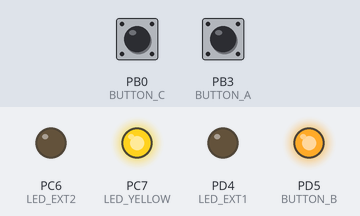
The program below on a simulated ATmega32U4, built with avr-gcc and emulated at 16 MHz. On the bench: output pins drawn as LEDs (lit = HIGH). Dashed ring = blinking. Inputs (shaded band) come from the test bench; at power-on: PB0 (BUTTON_C) HIGH, PB3 (BUTTON_A) HIGH.

Above: at 1.25 s.
1.3 s: PB0 (BUTTON_C) pulled LOW for 1 s
At 2.1 s:
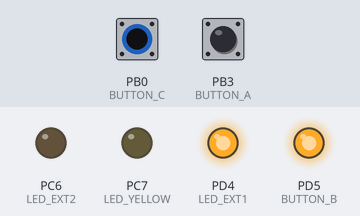
At 2.6 s:
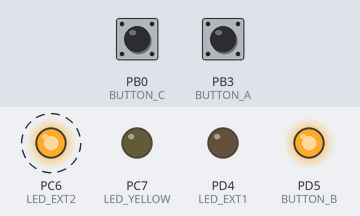
Timing chart, 0 to 10.8 s (numbered marks = the images above; inputs shaded):
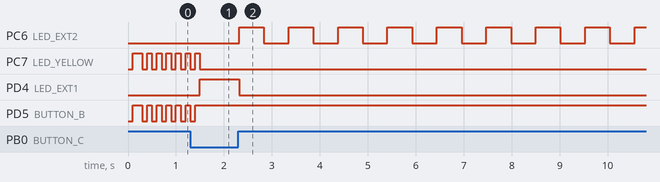

Measured:
- after the input at 1.3 s, PC6 (LED_EXT2): alternates HIGH for 0.52 s and LOW for 0.52 s, starting after 1.0 s

The program:

main.c
```c
/*-----------------------------------------------------------
This program makes on-board and external LEDs blink at a
given rate depending on selections using buttons. LED used
can be changed using on-board button C.

ISR -> Timers, ISR -> PCINTx

Created:   01-Feb-2015
Hardware:  ATMEGA32U4 on A-Star 32U4 Robot
           Controller LV with Raspberry Pi Bridge

           Note: LFUSE = 0xFF, HFUSE = 0xD0
           XTAL = 16MHz (CKDIV8 = 1 => SYSCLK = 16MHz)
-----------------------------------------------------------*/

#include "main.h"

/* Globals */
unsigned int tcounter = 0, button_a = 0, button_c = 0;
unsigned char button_a_stat = LOW, button_c_stat = HIGH;


/* Main */
int main()
{
   /* Init ports and pins */
   init_all();

   /* Setup interrupts */
   setup_interrupts();

   /* Enable interrupts */
   sei();

   /* Main loop */
   while(1)
   {
      /* 0.5Hz */
      handle_blinking(1);
      _delay_ms(1000);
   }

   return 0;
}

/* Change what to blink based on Button C */
void handle_blinking(int where)
{
   switch(button_c + where)
   {
      case 0:
      {
         PORTC ^= (1 << LED_EXT2);
         break;
      }
      case 1:
      {
         PORTD ^= (1 << LED_EXT1);
         break;
      }
      case 2:
      {
         PORTC ^= (1 << LED_YELLOW);
         break;
      }
      case 3:
      {
         PORTD ^= (1 << LED_GREEN);
         break;
      }
      case 4:
      {
         PORTC ^= (1 << LED_EXT2);
         break;
      }
      default:
      {
         /* Nothing */
      }
   }
}

/* Turn OFF all LEDs */
void clear_all_leds()
{
   /* Turn OFF all LEDs */
   PORTC &= ~((1 << LED_YELLOW) | (1 << LED_EXT2));
   PORTD |= (1 << LED_GREEN);
   PORTD &= ~(1 << LED_EXT1);
}

/*-----------------------------------------------------------
                    INITIALIZATION
-----------------------------------------------------------*/
void init_all()
{
   /* Start up allowance */
   _delay_ms(100);

   /* Configure LED pins to output */
   DDRC |= ((1 << LED_YELLOW)| (1 << LED_EXT2));
   DDRD |= ((1 << LED_GREEN) | (1 << LED_EXT1));

   /* Configure Button pins to input */
   DDRB &= ~((1 << BUTTON_A) | (1 << BUTTON_C));

   /* Enable pull-ups on input pins */
   PORTB |= ((1 << BUTTON_A) | (1 << BUTTON_C));

   /* Show a startup pattern */
   startup_pattern_show();
}

void startup_pattern_show()
{
   int i;

   /* Turn ON all LEDs */
   PORTC |= (1 << LED_YELLOW);
   PORTD |= (1 << LED_GREEN);

   _delay_ms(200);

   /* Flash LEDs 5 times */
   for(i = 0; i <= 11; i++)
   {
      PORTC ^= (1 << LED_YELLOW);
      PORTD ^= (1 << LED_GREEN);

      _delay_ms(100);
   }

   /* Turn OFF all LEDs */
   PORTC &= ~(1 << LED_YELLOW);
   PORTD |= (1 << LED_GREEN);
}


/*-----------------------------------------------------------
                PERIPHERAL CONFIGURATION
-----------------------------------------------------------*/

/* Configure interrupts */
void setup_interrupts()
{
   int result = 1;
   /* Setup PCINTx interrupts for buttons */
   result = setup_pcintx(PCINT3);

   if(result)
   {
      result = setup_pcintx(PCINT0);
   }

   /* Timer 1 - 250ms interrupt generator */
   if(result)
   {
      //setup_autoreload_timer1(250);
   }

   if(!result)
   {
      throw_error(ERR_CONFIG);
   }
}


/* Timer 1 setup */
int setup_autoreload_timer1(unsigned long int delay)
{
   /* Compute the load count */
   int result = 1;

   if(result != 0)
   {
      /* Set timer count start */
      TCNT1 = 0;

      /* Auto-reload (CTC) mode for Timer 1 */
      TCCR1B |= (1 << WGM12);
      TCCR1B &= ~(1 << WGM13);
      TCCR1A &= ~((1 << WGM11) | (1 << WGM10));

      /* Load compare TOP count */
      OCR1A = 62500; /* 250ms */

      /* Interrupts for Timer 1 */
      TIMSK1 |= (1 << OCIE1A);

      /* Select clock source = prescaler 64 - TIMER START */
      TCCR1B |= ((1 << CS10) | (1 << CS11));
   }

   return result;
}


/* Setup the PCINTx interrupts */
int setup_pcintx(unsigned char pcintx)
{
   int result = 1;

   /* Enable PCINT globally */
   PCICR |= (1 << PCIE0);

   /* Unmask the requested PCINTx */
   if(pcintx <= PCINT7)
   {
      PCMSK0 |= (1 << pcintx);
   }
   else
   {
      /* Unknown PCINTx requested */
      result = 0;
   }

   return result;
}


/*-----------------------------------------------------------
                 ERROR/EXCEPTION HANDLERS
-----------------------------------------------------------*/

void throw_error(error_code_t ec)
{
   /* Red LED */
   cli();
   DDRB |= (1 << LED_RED);

   /* Show error and hang */
   switch(ec)
   {
      case ERR_CONFIG:
      {
         PORTC |= (1 << LED_YELLOW);
         break;
      }
      case ERR_PERIPH:
      {
         PORTD |= (1 << LED_GREEN);
         break;
      }
      default:
      {
         PORTC |= (1 << LED_YELLOW);
      }
   }

   /* Turn red LED ON and hang */
   PORTB |= (1 << LED_RED);
   while(1);
}


/*-----------------------------------------------------------
             INTERRUPT SERVICE ROUTINES
-----------------------------------------------------------*/

/* ISR - Pin Change Interrupt */
/* All PCINTx detections are vectored here */
ISR(PCINT0_vect)
{
   unsigned int button_a_now, button_c_now, it, i;

   if(PINB & (1 << BUTTON_A))
   {
      button_a_now = HIGH;
   }
   else
   {
      button_a_now = LOW;
   }

   /* HIGH -> LOW = Press */
   if(button_a_stat == HIGH && button_a_now == LOW)
   {
      _delay_ms(DEBOUNCE_DELAY);

      /* Sample again */
      if(!(PINB & (1 << BUTTON_A)))
      {
         button_a++;

         if(button_a >= NUM_MODES)
         {
            button_a = 0;
         }

         button_a_stat = LOW;
      }
   }
   /* LOW -> HIGH = release */
   else if(button_a_stat == LOW && button_a_now == HIGH)
   {
      _delay_ms(DEBOUNCE_DELAY);
      button_a_stat = HIGH;

      /* Do-not-disturb */
      cli();

      /* Turn off all */
      clear_all_leds();

      for(it = 0; it < 20; it++)
      {
         /* Blink 10 times - 4Hz */
         handle_blinking(0);

         /* 125ms = 6(1+255(1+(255*5))) cycles @ 16MHz */
         //_delay_ms(125);
         for(i = 0; i < 6; i++)
         {
            volatile unsigned int del;
            for(del = 0; del < 255; del++)
            {
               volatile unsigned int del1;
               for(del1 = 0; del1 < 255; del1++)
               {
                  asm volatile("nop"::);
               }
            }
         }
      }

      /* Turn off all */
      clear_all_leds();
      sei();
   }

   /* Button C */
   if(PINB & (1 << BUTTON_C))
   {
      button_c_now = HIGH;
   }
   else
   {
      button_c_now = LOW;
   }

   /* HIGH -> LOW = Press */
   if(button_c_stat == HIGH && button_c_now == LOW)
   {
      _delay_ms(DEBOUNCE_DELAY);

      /* Sample again */
      if(!(PINB & (1 << BUTTON_C)))
      {
         button_c++;

         if(button_c >= NUM_MODES)
         {
            button_c = 0;
         }

         button_c_stat = LOW;
      }
   }
   /* LOW -> HIGH = release */
   else if(button_c_stat == LOW && button_c_now == HIGH)
   {
      _delay_ms(DEBOUNCE_DELAY);
      button_c_stat = HIGH;
   }
}


/*ISR - Timer 1 compare A interrupt */
ISR(TIMER1_COMPA_vect)
{
   /* Nothing here */
   tcounter++;
}
```

main.h
```c
/*-----------------------------------------------------
This program makes on-board and external LEDs blink
at a given rate depending on selections using buttons.
LED used can be changed using on-board button C.
ISR -> Timers, ISR -> PCINTx

Created:   01-Feb-2015
Hardware:  ATMEGA32U4 on A-Star 32U4 Robot
           Controller LV with Raspberry Pi Bridge

           Note: LFUSE = 0xFF, HFUSE = 0xD0
           XTAL = 16MHz (CKDIV8 = 1 => SYSCLK = 16MHz)
-----------------------------------------------------*/
#define F_CPU 16000000

#include <avr/io.h>
#include <avr/interrupt.h>
#include <util/delay.h>

#define BUTTON_A PB3 // PCINT3
#define BUTTON_B PD5
#define BUTTON_C PB0 // PCINT0

#define LED_YELLOW PORTC7
#define LED_GREEN  PORTD5
#define LED_RED    PORTB0

#define LED_EXT1   PORTD4
#define LED_EXT2   PORTC6

#define NUM_MODES       4     /* Number of LED modes */
#define DEBOUNCE_DELAY  20    /* Jitter time (ms) */

/* HIGH and LOW for buttons */
enum
{
   LOW = 0,
   HIGH
};

/* Error codes */
typedef enum ec
{
   ERR_CONFIG = 0,
   ERR_PERIPH,
   ERR_GENERC
} error_code_t;


/* Function prototypes */
void init_all(void);
void startup_pattern_show(void);
void handle_blinking(int where);
void clear_all_leds(void);

void throw_error(error_code_t ec);

void setup_interrupts(void);
int setup_autoreload_timer1(unsigned long int delay);
int setup_pcintx(unsigned char pcintx);
```
